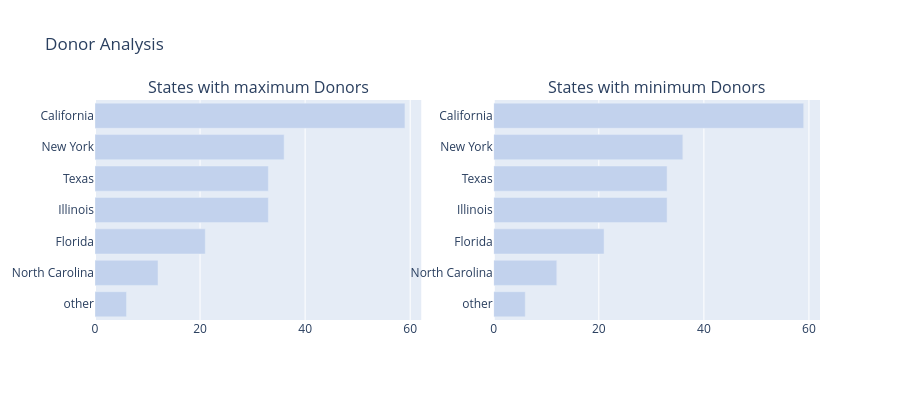

Notebook cell for this chart:
### Code cell
import plotly.graph_objs as go
from plotly.subplots import make_subplots

def bar_hor(df, col, title, color, w=None, h=None, lm=0, limit=100, return_trace=False, rev=False):
    
    cnt_srs = df[col].value_counts()

    yy = cnt_srs.head(limit).index[::-1]
    xx = cnt_srs.head(limit).values[::-1]

    if rev:
        yy = cnt_srs.tail(limit).index[::-1]
        xx = cnt_srs.tail(limit).values[::-1]

    trace = go.Bar(
        y=yy,
        x=xx,
        orientation='h',
        marker=dict(color=color)
    )

    if return_trace:
        return trace

    fig = go.Figure(data=[trace])

    fig.update_layout(
        title=title,
        margin=dict(l=lm),
        width=w,
        height=h
    )

    fig.show()


def bar_hor_noagg(x, y, title, color, w=None, h=None, lm=0, limit=100, rt=False):

    trace = go.Bar(
        y=x,
        x=y,
        orientation='h',
        marker=dict(color=color)
    )

    if rt:
        return trace


    fig = go.Figure(data=[trace])

    fig.update_layout(
        title=title,
        margin=dict(l=lm),
        width=w,
        height=h
    )

    fig.show()


def bar_ver_noagg(x, y, title, color, w=None, h=None, lm=0, rt=False):

    trace = go.Bar(
        x=x,
        y=y,
        marker=dict(color=color)
    )

    if rt:
        return trace


    fig = go.Figure(data=[trace])

    fig.update_layout(
        title=title,
        margin=dict(l=lm),
        width=w,
        height=h
    )

    fig.show()


# ==============================
# CREACIÓN DE GRÁFICAS
# ==============================


trace1 = bar_hor(
    donors_df,
    'Donor City',
    "Top Cities with maximum Donors",
    '#c2d2ed',
    500,
    400,
    200,
    limit=10,
    return_trace=True
)


trace2 = bar_hor(
    donors_df,
    'Donor State',
    "Top States with maximum Donors",
    '#c2d2ed',
    500,
    400,
    200,
    limit=10,
    return_trace=True
)


trace4 = bar_hor(
    donors_df,
    'Donor State',
    "Top States with minimum Donors",
    '#c2d2ed',
    600,
    400,
    200,
    limit=10,
    return_trace=True,
    rev=True
)



fig = make_subplots(
    rows=1,
    cols=2,
    print_grid=False,
    subplot_titles=[
        'States with maximum Donors',
        'States with minimum Donors'
    ]
)


fig.add_trace(
    trace2,
    row=1,
    col=1
)


fig.add_trace(
    trace4,
    row=1,
    col=2
)



fig.update_layout(
    height=400,
    showlegend=False,
    title_text="Donor Analysis"
)


fig.show()

### Figure 1 — Plotly figure (JSON) as saved in the notebook; plotly's stock layout.template omitted (floating-point values rounded to 4 significant figures)
{"data": [{"marker": {"color": "#c2d2ed"}, "orientation": "h", "type": "bar", "x": [6, 12, 21, 33, 33, 36, 59], "xaxis": "x", "y": ["other", "North Carolina", "Florida", "Illinois", "Texas", "New York", "California"], "yaxis": "y"}, {"marker": {"color": "#c2d2ed"}, "orientation": "h", "type": "bar", "x": [6, 12, 21, 33, 33, 36, 59], "xaxis": "x2", "y": ["other", "North Carolina", "Florida", "Illinois", "Texas", "New York", "California"], "yaxis": "y2"}], "layout": {"annotations": [{"font": {"size": 16}, "showarrow": false, "text": "States with maximum Donors", "x": 0.225, "xanchor": "center", "xref": "paper", "y": 1, "yanchor": "bottom", "yref": "paper"}, {"font": {"size": 16}, "showarrow": false, "text": "States with minimum Donors", "x": 0.775, "xanchor": "center", "xref": "paper", "y": 1, "yanchor": "bottom", "yref": "paper"}], "height": 400, "showlegend": false, "title": {"text": "Donor Analysis"}, "xaxis": {"anchor": "y", "domain": [0, 0.45]}, "xaxis2": {"anchor": "y2", "domain": [0.55, 1]}, "yaxis": {"anchor": "x", "domain": [0, 1]}, "yaxis2": {"anchor": "x2", "domain": [0, 1]}}}
